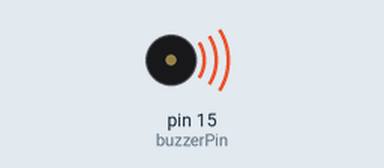
Simulated run of this program. Board: Raspberry Pi (header pin numbers). On the bench: buzzer (waves = sounding). What the program prints to the terminal is not drawn.

Above: at 0.2 s.
Timing chart, 0 to 5.2 s (numbered marks = the images above):
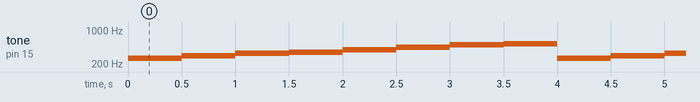

The program:

basicPianoOctalNotes.py
```python
#**************************************************************************************
#*                                                                                    *
#*  Title:            Simple Piano using Piezo Buzzer                                 *
#*                                                                                    *
#*  Description:      demonstration of a simple piano made using piezo buzzer on Pi   *
#*                                                                                    *
#*  Author:           Jayant Bhalla, Amity University                                 *
#*                                                                                    *
#*  Date:             28th August, 2017                                               *
#**************************************************************************************

#header file to control Pi's GPIO pins
import RPi.GPIO as GPIO
from time import sleep

#the frequency of the main 7 notes of piano stored into variables
note1 = 262
note2 = 294
note3 = 330
note4 = 349
note5 = 392
note6 = 440
note7 = 494

#this is the high scale for the note1
note8 = 525

#array to store all the notes
notes = [note1, note2, note3, note4, note5, note6, note7, note8]

#assigning a variable to the pin number
buzzerPin = 15

#sets the mode to access pins by pin numbers on the pi
GPIO.setmode(GPIO.BOARD)

#sets the buzzer pin to give output
GPIO.setup(buzzerPin, GPIO.OUT)

#assigning instance of PWM to a variable
bz = GPIO.PWM(buzzerPin, 100)

#time interval between 2 consecutive notes
delay = 0.5

def playNotes(array):

    #start the PWM 90% duty cycle. highest is 100(makes the pi slower)
    bz.start(90)
    GPIO.output(buzzerPin, True)

    for i in range(len(array)):
        bz.ChangeFrequency(array[i])
        sleep(delay)

try:
    print('press ctrl + c to quit')
    #plays the notes untill stopped by the user
    while(True):
        playNotes(notes)

except KeyboardInterrupt:
    GPIO.cleanup()

finally:
    GPIO.cleanup()

# GPIO.cleanup() cleans the alloted pin numbers on exiting the python script
    
```

Measured:
- by itself, tone on pin 15 (buzzerPin): repeats every 4.0 s: 294 Hz 0.50 s, 330 Hz 0.50 s, 349 Hz 0.50 s, 392 Hz 0.50 s, 440 Hz 0.50 s, 494 Hz 0.50 s, 525 Hz 0.50 s, 262 Hz 0.50 s
